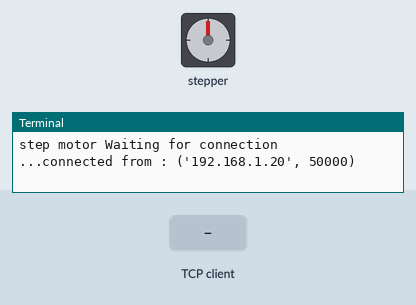
Bench run of a program on a simulated Raspberry Pi (header pin numbers). Shown: stepper motor, the last lines printed to the terminal. The inputs (shaded band) are chosen by the test bench. One TCP client connects 1 s after the port opens and stays connected; the stepper is drawn at 2048 steps a turn.

Above: at 1.2 s.
1.3 s: the TCP client sends "1"
At 4.1 s:
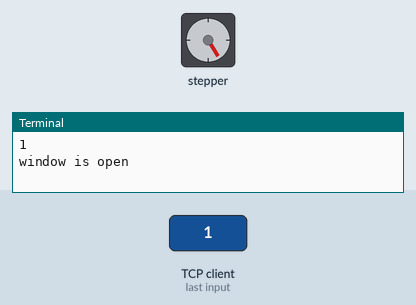
4.3 s: the TCP client sends "0"
At 4.75 s:
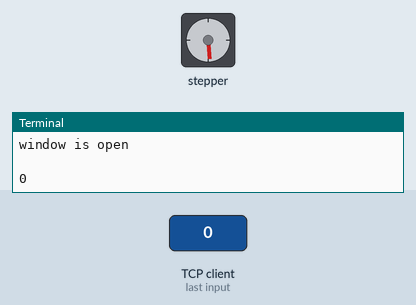
10.3 s: the TCP client sends "0"
At 13.1 s:
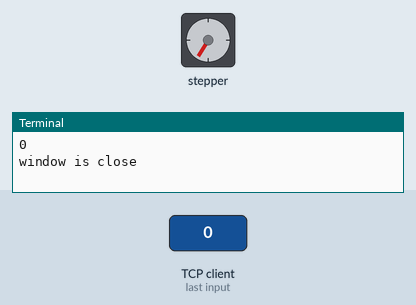
13.3 s: the TCP client sends "1"
At 13.75 s:
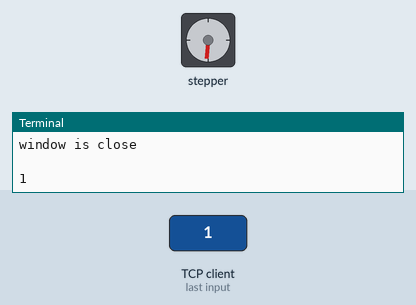
Timing chart, 0 to 17.2 s (numbered marks = the images above; inputs shaded):
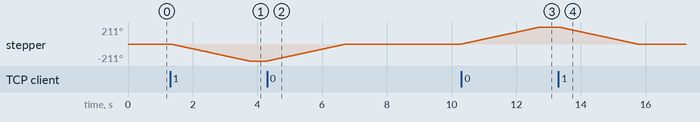

Measured:
- after the input at 1.3 s, stepper: turns 211° counter-clockwise in 2.4 s, starting at once
- after the input at 4.3 s, stepper: turns 211° clockwise in 2.4 s, starting at once
- after the input at 10.3 s, stepper: turns 211° clockwise in 2.4 s, starting at once
- after the input at 13.3 s, stepper: turns 211° counter-clockwise in 2.4 s, starting at once

The program:

stepmotor.py
```python
import time
import RPi.GPIO as GPIO

from socket import *


GPIO.setwarnings(False)
GPIO.setmode(GPIO.BOARD)

control_pins = [7,11,13,15]

for pin in control_pins:
    GPIO.setup(pin, GPIO.OUT)
    GPIO.output(pin, 0)

halfstep_seq_down = [
    [1,0,0,0],
    [1,1,0,0],
    [0,1,0,0],
    [0,1,1,0],
    [0,0,1,0],
    [0,0,1,1],
    [0,0,0,1],
    [1,0,0,1]
]

halfstep_seq_up = halfstep_seq_down[::-1]

ctrCmd = ['1', '0'] # 1 : open / 0 : close

HOST = ''
PORT = 8989
BUFSIZE = 1024
ADDR = (HOST,PORT)

tcpSerSock = socket(AF_INET, SOCK_STREAM)
tcpSerSock.bind(ADDR)
tcpSerSock.listen(5)


while True:
        print 'step motor Waiting for connection'
        tcpCliSock, addr = tcpSerSock.accept()
        print '...connected from :', addr
        try:
                while True:
                        data = ''
                        data = tcpCliSock.recv(BUFSIZE)
                        print(data)

                        if not data:
                                break

                        if data == ctrCmd[0]:
                            for i in range(300):
                                for halfstep in range(8):
                                    for pin in range(4):
                                        GPIO.output(control_pins[pin], halfstep_seq_up[halfstep][pin])
                                    time.sleep(0.001)
                            print 'window is open\n'

                        if data == ctrCmd[1]:
                            for i in range(300):
                                for halfstep in range(8):
                                    for pin in range(4):
                                        GPIO.output(control_pins[pin], halfstep_seq_down[halfstep][pin])
                                    time.sleep(0.001)
                            print 'window is close\n'

        except KeyboardInterrupt:
                GPIO.cleanup()


tcpSerSock.close();
```
